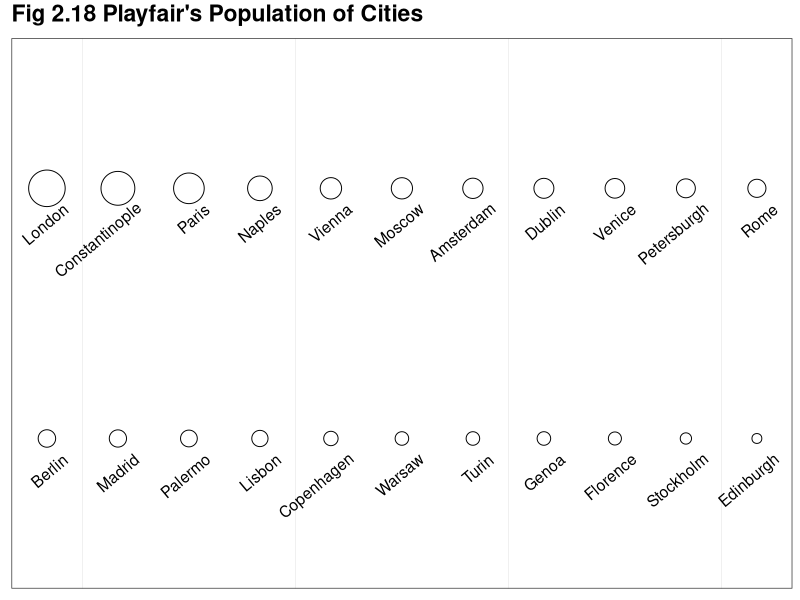
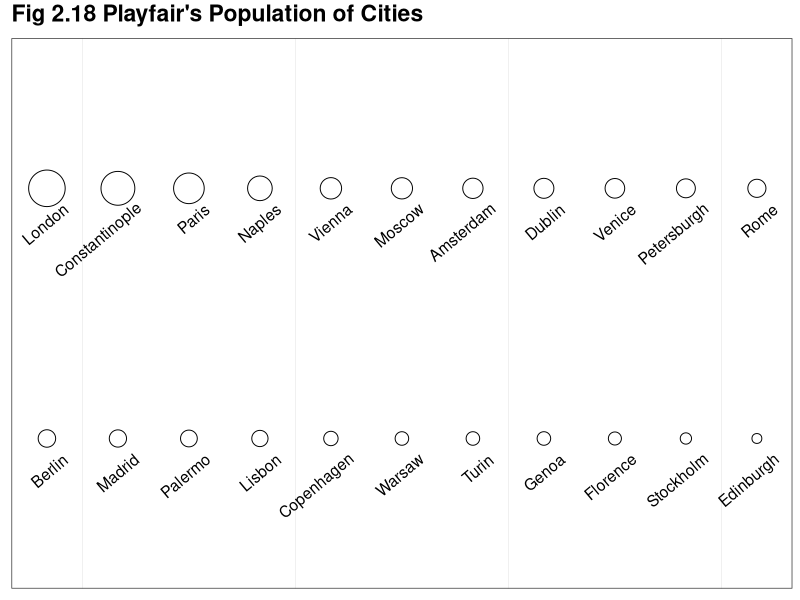

These figures' R source, in order:
library(ggplot2)

this_base <- "fig02-18_playfair-s-population-of-cities"

my_data <- data.frame(
  population = c(60, 63, 75, 80, 80, 80, 90, 120, 
                 130, 140, 145, 160, 180, 200, 210, 
                 220, 250, 255, 380, 690, 900, 1100),
  city = c('Edinburgh', 'Stockholm', 'Florence', 'Genoa', 'Turin',
           'Warsaw', 'Copenhagen', 'Lisbon', 'Palermo', 'Madrid',
           'Berlin', 'Rome', 'Petersburgh', 'Venice', 'Dublin', 
           'Amsterdam', 'Moscow', 'Vienna', 'Naples', 'Paris', 
           'Constantinople', 'London'))

# include helper variables
my_data$row <- c(rep("row1", 11), rep("row2", 11)) # to organize into 2 rows 
my_data$pos <- c(rep(11:1, 2))  # specify x coord

p <- ggplot(my_data, aes(x = pos, y = row, size = population)) +
  geom_point(aes(size = population), shape = 21, fill = "white", 
             show_guide = FALSE) +
  geom_text(aes(label = city), vjust = 2.7, hjust = 0.95, angle = 40, 
            size = 4) +
  scale_size_continuous(range = c(3, 12)) +
  ggtitle("Fig 2.18 Playfair's Population of Cities") +
  theme_bw() +
  theme(panel.grid.major = element_blank(),
        plot.title = element_text(size = rel(1.5), face = "bold", vjust = 1.5),
        axis.title = element_blank(),
        axis.text = element_blank(),
        axis.ticks = element_blank()) 

p

ggsave(paste0(this_base, ".png"), 
       p, width = 7, height = 5)
